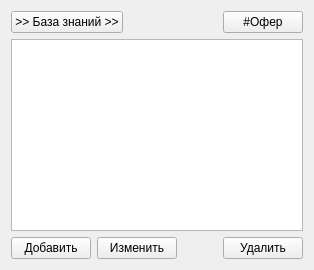
          <widget class="QWidget" name="tab_ClientOffers">
           <attribute name="title">
            <string>Цены</string>
           </attribute>
           <layout class="QVBoxLayout" name="verticalLayout_5">
            <item>
             <layout class="QHBoxLayout" name="horizontalLayout_8">
              <item>
               <widget class="QPushButton" name="pushButton_ToCPKnBase_offers">
                <property name="text">
                 <string>&gt;&gt; База знаний &gt;&gt;</string>
                </property>
               </widget>
              </item>
              <item>
               <spacer name="horizontalSpacer_3">
                <property name="orientation">
                 <enum>Qt::Horizontal</enum>
                </property>
                <property name="sizeHint" stdset="0">
                 <size>
                  <width>40</width>
                  <height>20</height>
                 </size>
                </property>
               </spacer>
              </item>
              <item>
               <widget class="QPushButton" name="pushButton_HashClientOffer">
                <property name="text">
                 <string>#Офер</string>
                </property>
               </widget>
              </item>
             </layout>
            </item>
            <item>
             <widget class="QTableView" name="tableView_prices"/>
            </item>
            <item>
             <layout class="QHBoxLayout" name="horizontalLayout_3">
              <item>
               <widget class="QPushButton" name="pushButton_AddPriceToClient">
                <property name="text">
                 <string>Добавить</string>
                </property>
               </widget>
              </item>
              <item>
               <widget class="QPushButton" name="pushButton_EditPriceToClient">
                <property name="text">
                 <string>Изменить</string>
                </property>
               </widget>
              </item>
              <item>
               <spacer name="horizontalSpacer_2">
                <property name="orientation">
                 <enum>Qt::Horizontal</enum>
                </property>
                <property name="sizeHint" stdset="0">
                 <size>
                  <width>40</width>
                  <height>20</height>
                 </size>
                </property>
               </spacer>
              </item>
              <item>
               <widget class="QPushButton" name="pushButton_DeletePriceFromClient">
                <property name="text">
                 <string>Удалить</string>
                </property>
               </widget>
              </item>
             </layout>
            </item>
           </layout>
          </widget>
